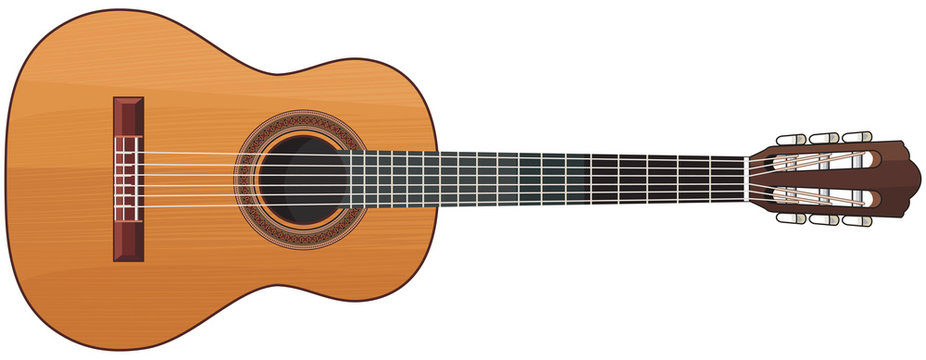
#> input picture 2term/InformationSecurity/Lab13/container.jpg, 926 x 360 px
$ python genmatrix.py
#> lines starting #> are read from the running program, lines starting #| are printed output that depends on the picture; after the words box and inside, x2 and y2 are one past the last pixel; in counts of white or black regions, pixels touching at a corner belong together
from PIL import Image
from stegano import lsb
import numpy as np
import matplotlib.pyplot as plt

def generate_message():
    return "Pshenko Artyom Fyodorovich"

def embed_message_LSB(container_file, message):
    # Метод размещения битового потока с использованием младших значащих битов
#> (the call stopped at in embed_message_LSB, `secret = lsb.hide(container_file, message)`: stegano is not available in this run)
    secret = lsb.hide(container_file, message)
    secret.save("embedded_LSB.jpg")
    print("Сообщение успешно осаждено методом LSB.")

def embed_message_with_password(container_file, message, password):
    # Метод размещения сообщения с использованием пароля
#> called with container_file = 'container.jpg', message = 'Pshenko Artyom Fyodorovich', password = 'mysecretpassword'
    binary_message = ''.join([format(ord(char), '08b') for char in message])
    binary_message += '00000000'  # Null byte to indicate end of message

    img = Image.open(container_file)
#> img is the input picture: PIL image 926x360 RGB; mean R, G, B 219.2, 195.9, 177.1
    img_data = np.array(img)
    stego_image_data = img_data.copy()

    # Преобразование пароля в бинарный формат
    password_binary = ''.join(format(ord(char), '08b') for char in password)
    password_length = len(password_binary)

    # Осаждение сообщения с использованием пароля
    idx = 0
    for i in range(len(img_data)):
        for j in range(len(img_data[0])):
            for k in range(3):  # 3 цветовых канала
                if idx < len(binary_message):
                    # Применяем XOR шифрование с битами пароля к битам сообщения
                    stego_image_data[i][j][k] = (img_data[i][j][k] & ~1) | (int(binary_message[idx]) ^ int(password_binary[idx % password_length]))
                    idx += 1
                else:
                    break
#> stego_image_data: shape (360, 926, 3); 0.02% of pixels changed, all inside (x1, y1, x2, y2) = (0, 0, 72, 1)
#> after the loop, idx = 216

    stego_image = Image.fromarray(stego_image_data)
    stego_image.save("embedded_with_password.png")
    print("Сообщение успешно осаждено с использованием пароля.")

    # Извлечение сообщения с использованием пароля
    img = Image.open(container_file)
    img_data = np.array(img)

    # Преобразование пароля в бинарный формат
    password_binary = ''.join(format(ord(char), '08b') for char in password)
    password_length = len(password_binary)

    extracted_message = ""
    idx = 0
    for i in range(len(img_data)):
        for j in range(len(img_data[0])):
            for k in range(3):  # 3 цветовых канала
                if idx < 8:  # Пропускаем первые 8 бит (маркер конца сообщения)
                    idx += 1
                    continue
                # Применяем XOR шифрование с битами пароля к битам сообщения
                extracted_bit = (img_data[i][j][k] & 1) ^ int(password_binary[idx % password_length])
                extracted_message += str(extracted_bit)
                idx += 1
#> after the loop, idx = 1000080

    # Находим маркер конца сообщения и извлекаем только биты сообщения
    end_idx = extracted_message.find("00000000")
#> end_idx = 30890
    extracted_message = extracted_message[8:end_idx]

    # Преобразуем бинарное сообщение в строку символов ASCII
    extracted_text = ""
    for i in range(0, len(extracted_message), 8):
        extracted_text += chr(int(extracted_message[i:i+8], 2))
#> this loop made 3861 passes
#> i on passes 2 to 4: 8, 16, 24

    return extracted_text

def generate_color_matrix(container_file):
    # Формирование цветовой матрицы
#> called with container_file = 'container.jpg'
    img = Image.open(container_file)
    img_data = np.array(img)

    # Создаем пустую матрицу для каждого канала цвета (R, G, B)
    color_matrices = { "R": np.zeros_like(img_data[:,:,0]),
                       "G": np.zeros_like(img_data[:,:,1]),
                       "B": np.zeros_like(img_data[:,:,2]) }

    # Заполняем матрицы значениями младших битов каждого канала
    for channel, matrix in color_matrices.items():
        matrix.flat = img_data[:,:,["R", "G", "B"].index(channel)].flatten() & 1

    # Отображение цветовых матриц
    fig, axs = plt.subplots(1, 3, figsize=(15, 5))
    for i, (channel, matrix) in enumerate(color_matrices.items()):
        axs[i].imshow(matrix, cmap='gray')
        axs[i].set_title(f"Channel: {channel}")
        axs[i].axis('off')
    plt.show()
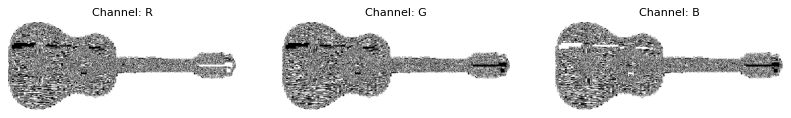
#> figure drawn by matplotlib, 3 panels

# Генерация сообщения и выбор пароля
message = generate_message()
password = "mysecretpassword"

# Выбор и применение методов размещения сообщения
embed_message_LSB("container.jpg", message)
embed_message_with_password("container.jpg", message, password)

# Формирование цветовых матриц
generate_color_matrix("container.jpg")
